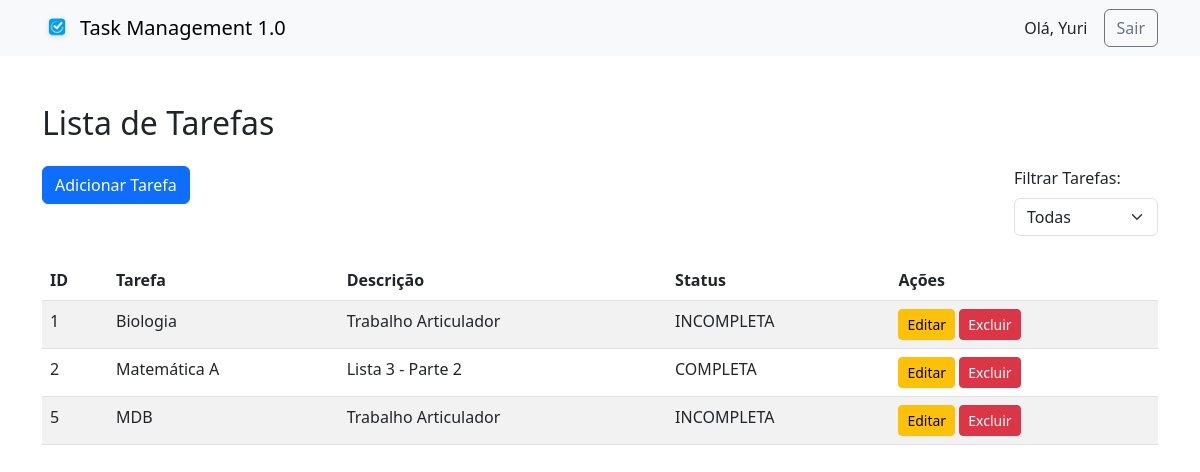
Before: /tasks.php (signed in) with the older database file.
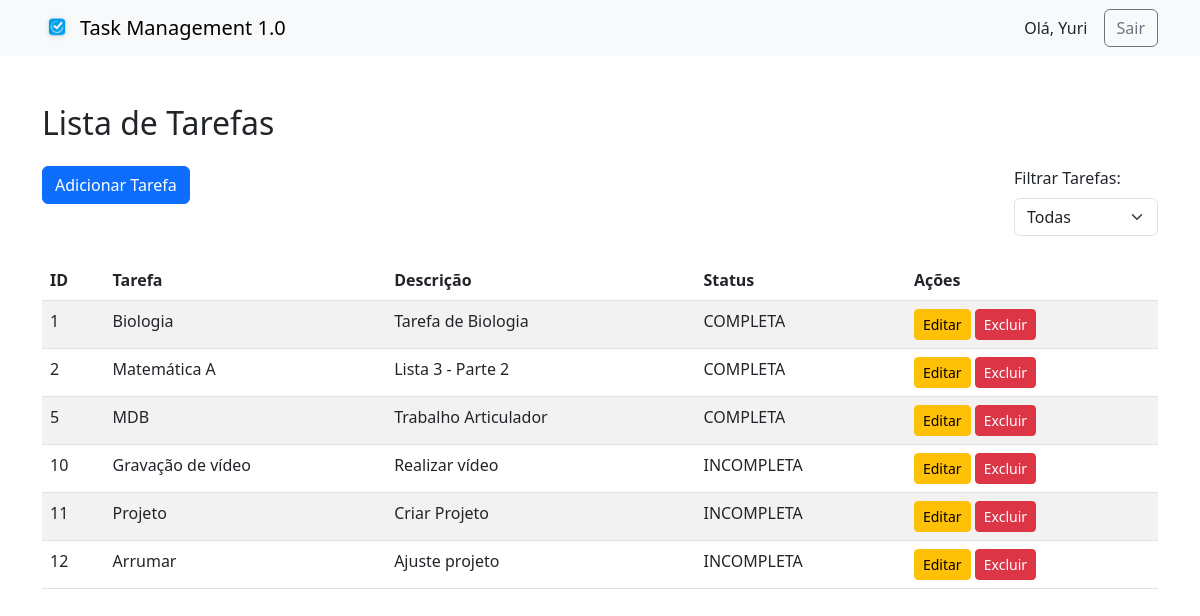
After: the same page with the newer database file.
### tables this page shows
CREATE TABLE `tarefas` (
  `id` int(11) NOT NULL,
  `usuario_id` int(11) NOT NULL,
  `titulo` varchar(50) NOT NULL,
  `descricao` varchar(100) DEFAULT NULL,
  `status` enum('INCOMPLETA','COMPLETA') DEFAULT 'INCOMPLETA'
);

### selecao.php (the view)
<?php
    require_once 'conexao.php';
    $idUsuario = $_SESSION["idU"];
        $query = "SELECT * FROM tarefas WHERE usuario_id = $idUsuario";
        foreach ($conexao -> query($query) as $valor) {
            echo '<tr>
                    <td>'.$valor["id"].'</td>
                    <td>'.$valor["titulo"].'</td>
                    <td>'.$valor["descricao"].'</td>
                    <td>'.$valor["status"].'</td>
                    <td>
                        <button onclick="pegarIDEdit(this)" class="btn btn-sm btn-warning" data-bs-toggle="modal" data-bs-target="#editTaskModal" data-idTarefa = "'.$valor["id"].'" data-titulo="'.$valor["titulo"].'" data-descricao="'.$valor["descricao"].'" data-status="'.$valor["status"].'">Editar</button>
                        <button onclick="pegarIDExcluir(this)" class="btn btn-sm btn-danger" data-bs-toggle="modal" data-bs-target="#confirmDeleteModal" data-idTarefa = "'.$valor["id"].'">Excluir</button>
                    </td>
                </tr>';
        }
?>

### tasks.php (shortened to what this page needs)
<!DOCTYPE html>
<html lang="pt-BR">
<head>
    <link href="https://cdn.jsdelivr.net/npm/bootstrap@5.3.0/dist/css/bootstrap.min.css" rel="stylesheet">
    <?php
        require_once 'conexao.php';
    ?>
</head>
<body>
    <nav class="navbar navbar-expand-lg navbar-light bg-light">
        <div class="container">
            <a class="navbar-brand d-flex align-items-center" href="#">
                <img src="logo-sistema.png" alt="Logotipo do Gerenciador de Tarefas" width="30" class="me-2">
                <span>Task Management 1.0</span>
            </a>
            <div class="d-flex align-items-center">
                <span class="me-3">Olá, <?php session_start();echo $_SESSION['nome']?></span>
                <a href="index.php" class="btn btn-outline-secondary">Sair</a>
            </div>
        </div>
    </nav>
    <div class="container my-5">
        <h2 class="mb-4">Lista de Tarefas</h2>
        <div class="mb-4 d-flex justify-content-between">
            <div>
                <button class="btn btn-primary" data-bs-toggle="modal" data-bs-target="#addTaskModal">Adicionar Tarefa</button>
            </div>
            <div>
                <label for="taskFilter" class="form-label">Filtrar Tarefas:</label>
                <select id="taskFilter" class="form-select"  name = "form-select" onchange="filtroTarefas(this.value)">
                    <option value="IC">Todas</option>
                </select>
            </div>
        </div>
        <table class="table table-striped" id="taskTable">
            <thead>
                <tr>
                    <th>ID</th>
                    <th>Tarefa</th>
                    <th>Descrição</th>
                    <th>Status</th>
                    <th>Ações</th>
                </tr>
            </thead>
            <tbody id="txtHint">
                <?php
                    require_once 'selecao.php';
                ?>
            </tbody>
        </table>
    </div>
</body>
</html>

Changed rows visible on the page:
changed tarefas "Biologia": descricao "Trabalho Articulador" → "Tarefa de Biologia"; status "INCOMPLETA" → "COMPLETA"
changed tarefas "MDB": status "INCOMPLETA" → "COMPLETA"
added tarefas: id "10", titulo "Gravação de vídeo", descricao "Realizar vídeo", status "INCOMPLETA"
added tarefas: id "11", titulo "Projeto", descricao "Criar Projeto", status "INCOMPLETA"
added tarefas: id "12", titulo "Arrumar", descricao "Ajuste projeto", status "INCOMPLETA"
